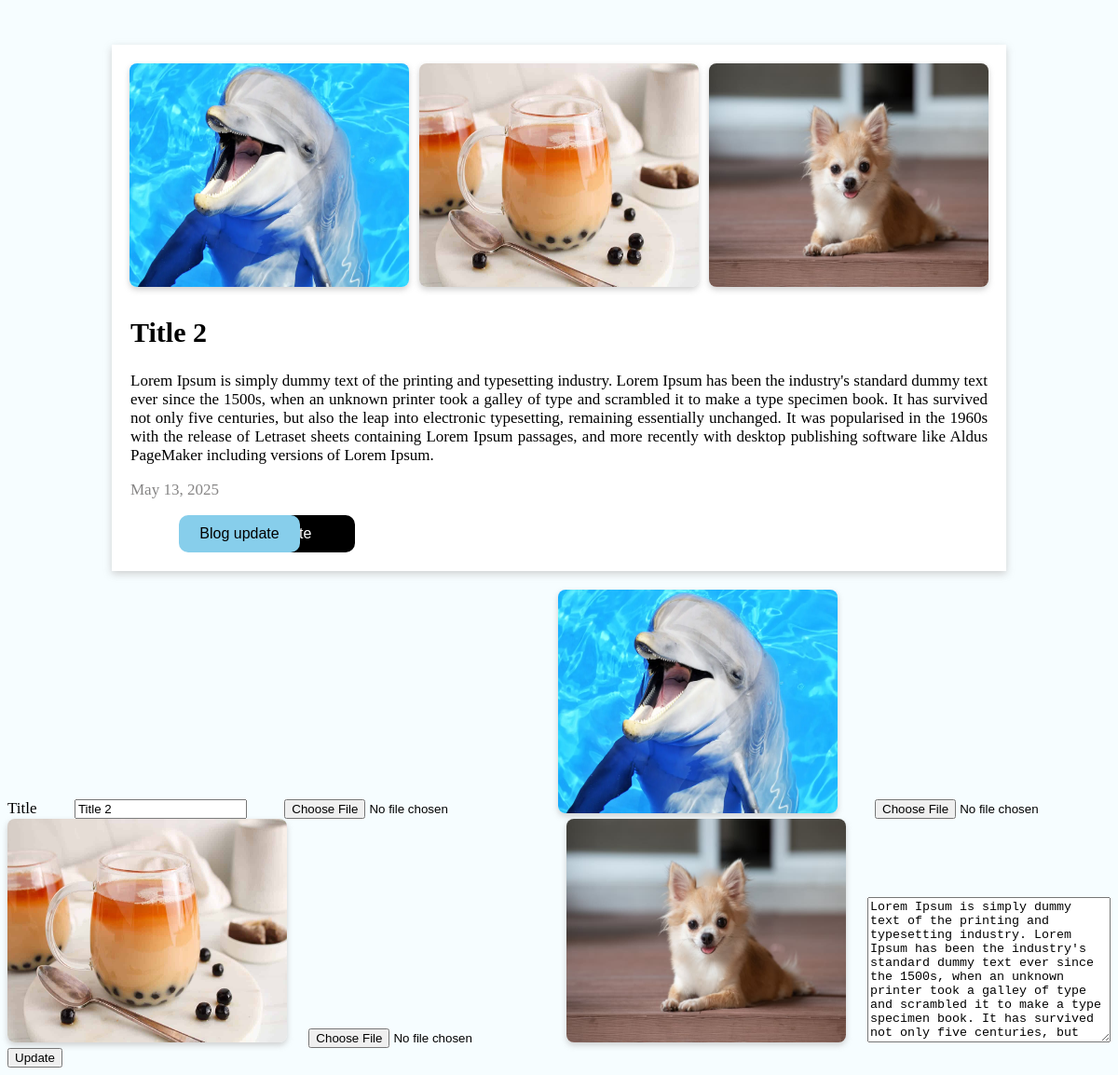
Before: /blogdetail/4/ with the older database file.
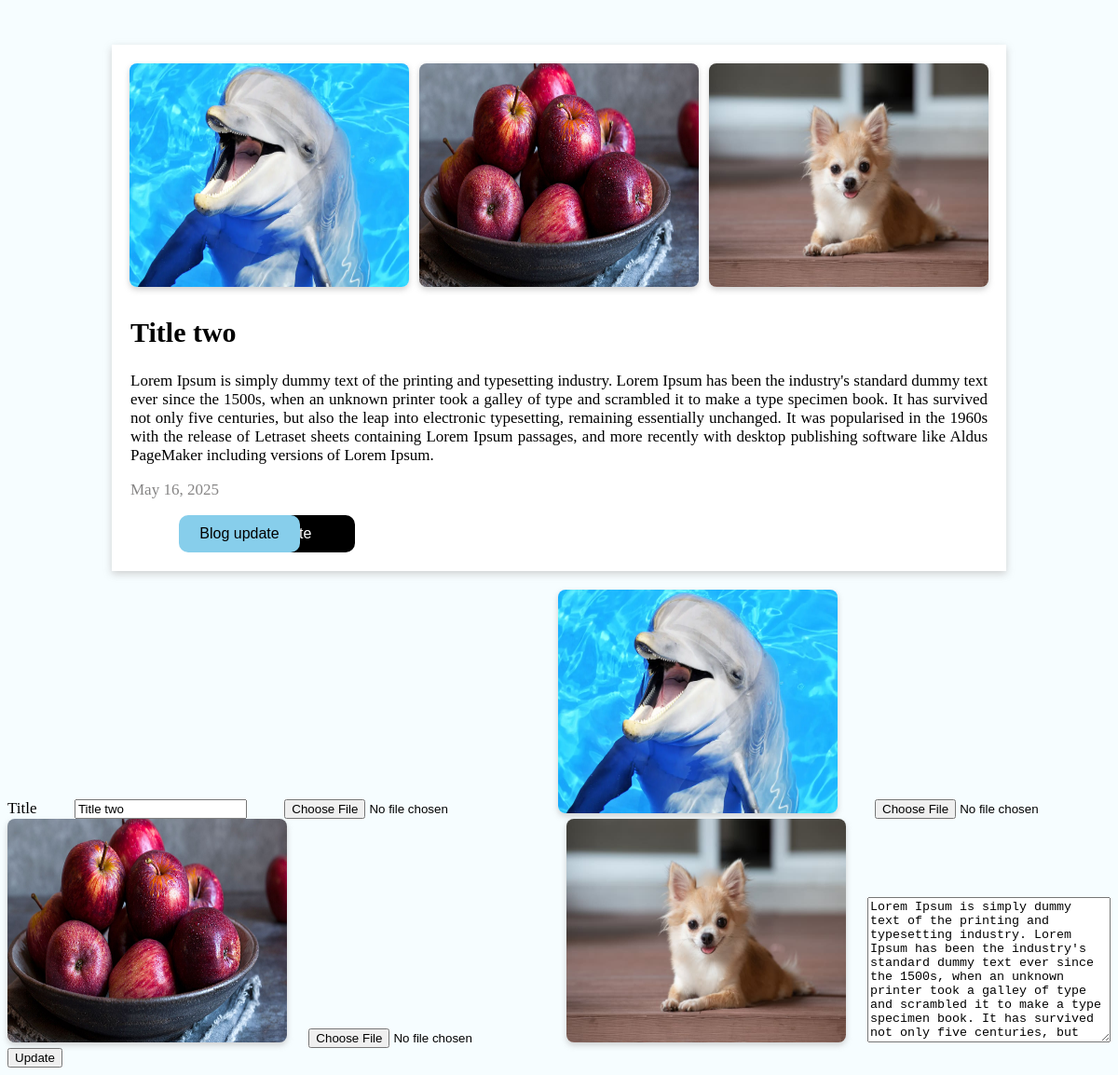
After: the same page with the newer database file.
### blogapp/models.py (models this page shows, shortened)
class Blog(models.Model):
    title = models.CharField(max_length=255)
    photo1=models.ImageField(upload_to='photo')
    photo2=models.ImageField(upload_to='photo')
    photo3=models.ImageField(upload_to='photo')
    post_body = models.TextField()
    date=models.DateField(auto_now=True)

### blogapp/views.py (the view)
# urls.py: path('blogdetail/<int:id>/',blogdetail,name='blogdetail'),
def blogdetail(request,id):
    data=Blog.objects.filter(id=id)
    context={"data":data}
    return render(request,'blogdetail.html',context)

### templates/blogdetail.html (shortened to what this page needs)
<!DOCTYPE html>
<html lang="en">
<head>
</head>
<body>
    <div class="container">
        {% for i in data %}
    <table align="center">
    <tr>
    <td class="photo1"><img src="{{ i.photo1.url }}" alt="Post image"></td>
        <td class="photo2"><img src="{{ i.photo2.url }}" alt="Post image"></td>
            <td class="photo3"><img src="{{ i.photo3.url }}" alt="Post image"></td>
</tr>
<tr>
    <td  class="text" colspan="3">
        <p><h2>{{i.title}}</h2></p>
        <p>{{i.post_body}}</p>
        <p class="date">{{i.date}}</p>
        <a href="{% url 'blogdelete' i.id %}"><button class="blog">Delete</button></a>
        <button class="delete">Blog update</button>
</td>
</tr>
</table>
<form action="{% url 'updateblog' i.id %}" method="post" enctype="multipart/form-data">
    <label for="title">Title</label>
    <input type="text" name="title" id="" value="{{i.title}}">
    <input type="file" name="photo1" id="">
    <img src="{{ i.photo1.url }}" alt="Post image">
    <input type="file" name="photo2" id="">
    <img src="{{ i.photo2.url }}" alt="Post image">
    <input type="file" name="photo3" id="">
    <img src="{{ i.photo3.url }}" alt="Post image">
    <textarea rows="10" cols="30" name="post_body" >{{i.post_body}}</textarea>
    <button type="submit">Update</button>
</form>
    {% endfor %}
</div>
</body>
</html>

Changed rows visible on the page:
changed Blog: photo2: a different picture; title "Title 2" → "Title two"; date "May 13, 2025" → "May 16, 2025"
